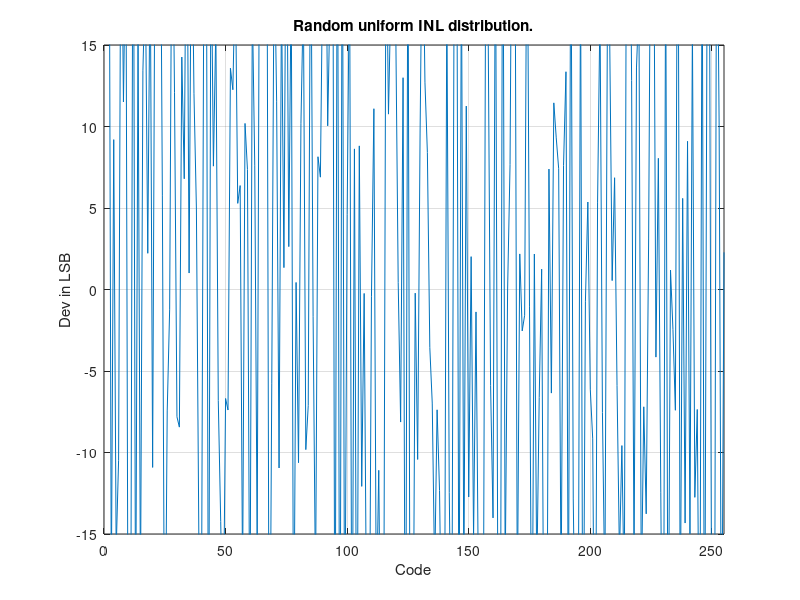

Here is the MATLAB script that generated this plot: (Note: this script raises an error after producing the figure.)
%% A short function aiming to give a rough overview of INL and column
%% mismatch effects on images in a column-parallel data acquisition case.
%%
%% Usage: see the comments below
%%
%% Initial version P1A - 24/01/2013 - Deyan Dimitrov
%%

clc;
clear all;

% Create a uniformly distributed random INL (probably not the best model, since uniform distribution is not the case in reality)

a = 0;
b = 64; % Input INL in 2*(+-LSB)
r = 0;

r = a + (b-a).*rand(1,255)-b/2;

figure(1);
plot(r);
title('Random uniform INL distribution.');
xlabel('Code');
ylabel('Dev in LSB');
axis([0 255 -15 15]);
grid on;

img = imread('testcat.bmp'); % Input image (must be 8 bit grayscale bitmap + 640x480 - else code editing is required)

imgdoub = double(img);

res_img = zeros(480,640);

for z = 1:480
for k = 1:640
    pixval = imgdoub(z,k);
    res_img(z,k) = r(pixval) + pixval;
end
end

res_img = uint8(res_img);

figure(2); % Display image processed through INL
imshow(res_img);
hold on;

% Create random column variations

c = 0;
d = 32;  % Input Column Mismatch in 2*(+-LSBs)
r_pix_pixffset = zeros(480,640);

r_pix_pixffset(1,:) = c + (d-c).*rand(1,640)-d/2;

for v = 2:480
   r_pix_pixffset(v,:) = r_pix_pixffset(v,:) + r_pix_pixffset(1,:);
end


res_mm_img = zeros(480,640);
res_mm_img = imgdoub + r_pix_pixffset;

res_mm_img = uint8(res_mm_img);

figure(3); % Display image with column variations
imshow(res_mm_img);
hold on;
